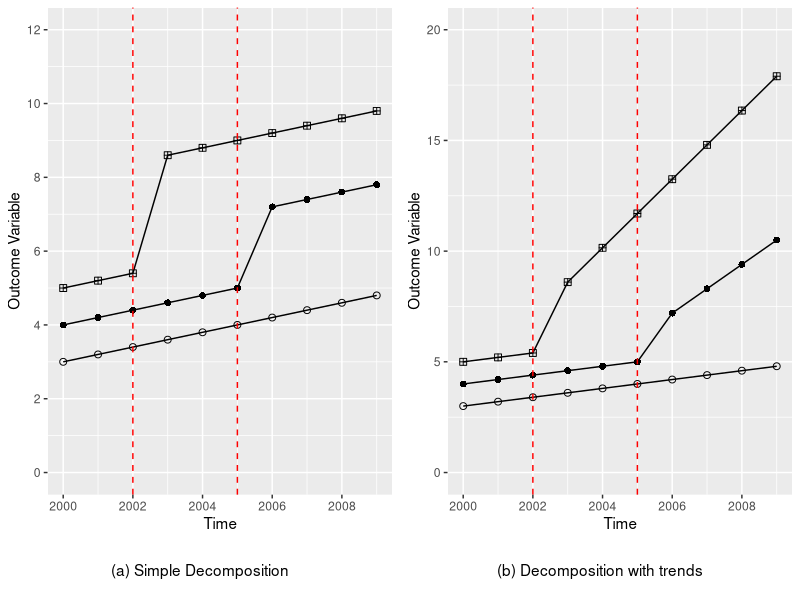
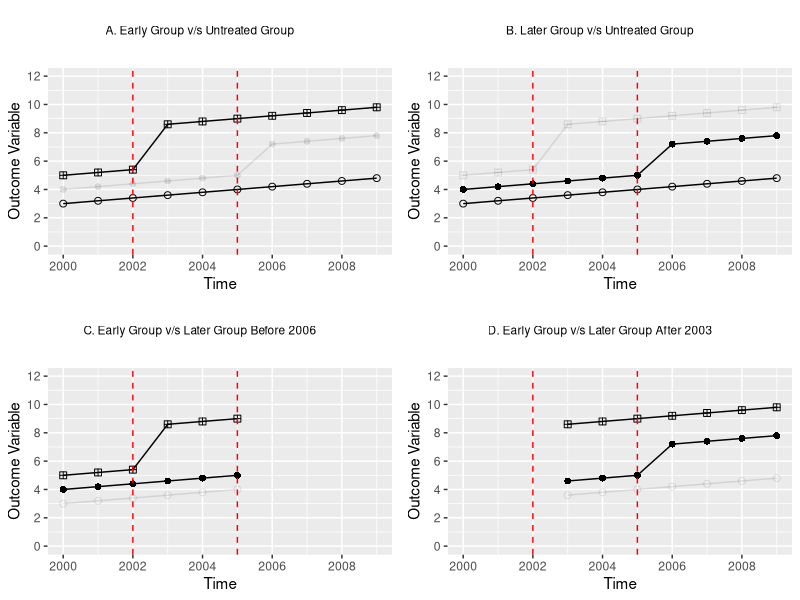
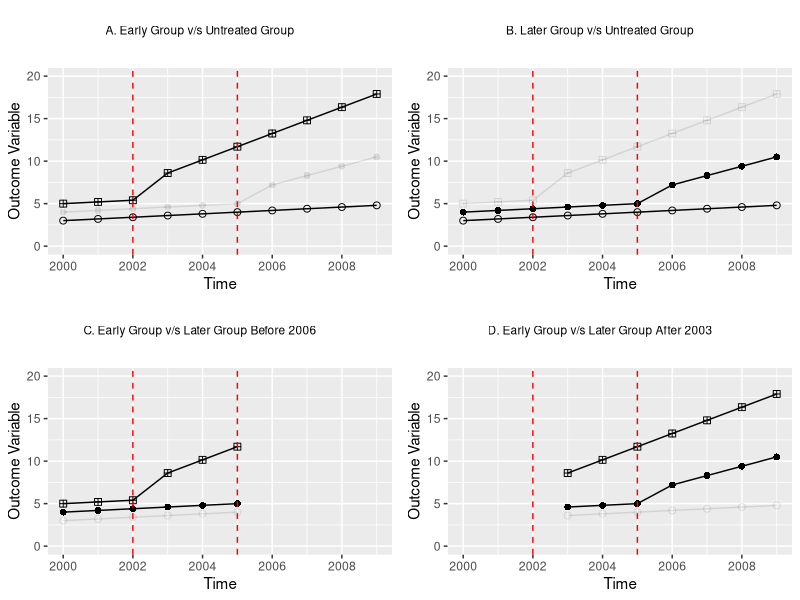

Reproduce these figures in R, in order.
## ---- chunk 1
knitr::opts_chunk$set(message = F, warning = F)
rm(list = ls())
## ---- chunk 2
Data <- data.frame(unit = ceiling(1:30/10), year = rep(2000:2009, 3))
head(Data)
## ---- chunk 3
Data$treat <- ifelse(Data$unit == 2, 2006, ifelse(Data$unit == 3, 2003, 0))
Data$time  <- ifelse(Data$treat == 0, 0, Data$year - Data$treat)
Data$post  <- ifelse(Data$time >= 0 & Data$treat != 0, 1, 0)
## ---- chunk 4
Data$y1 <- 2 + (Data$year - 2000) * 0.2 + 1 * Data$unit + 1 * Data$post * Data$unit + 
  0 * Data$post * Data$unit * (Data$time)
## ---- chunk 5
Data$y2 <- 2 + (Data$year - 2000) * 0.2 + 1 * Data$unit + 1 * Data$post * Data$unit +
  0.45 * Data$post * Data$unit * (Data$time)
## ---- chunk 6
#| code-fold: true
#| code-summary: "Show the plot code"
library(ggplot2)
library(ggpubr)
p1 <- ggplot(data = Data, aes(x = year, y = y1, color = as.factor(unit))) +
  geom_line(linetype = 1, size = 0.5) +
  geom_point(aes(shape = as.factor(unit)), size = 2) +
  scale_shape_manual(values = c(1, 16, 12)) +
  scale_color_manual(values = c("black", "black", "black")) +
  labs(x = "Time", y = "Outcome Variable") +
  scale_x_continuous(breaks = seq(from = 2000, to = 2009, by = 2)) +
  scale_y_continuous(breaks = seq(from = 0, to = 12, by = 2),
                     labels = seq(from = 0, to = 12, by = 2),
                     limits = c(0,12)) +
  geom_vline(xintercept = 2002, color = "red", linetype = 2) +
  geom_vline(xintercept = 2005, color = "red", linetype = 2) +
  theme(legend.position = "none")
t1 <- ggplot() + geom_text(aes(x = 0, y = 0, label = "(a) Simple Decomposition")) +
  theme_void()
p2 <- ggplot(data = Data, aes(x = year, y = y2, color = as.factor(unit))) +
  geom_line(linetype = 1, size = 0.5) +
  geom_point(aes(shape = as.factor(unit)), size = 2) +
  scale_shape_manual(values = c(1, 16, 12)) +
  scale_color_manual(values = c("black", "black", "black")) +
  labs(x = "Time", y = "Outcome Variable") +
  scale_x_continuous(breaks = seq(from = 2000, to = 2009, by = 2)) +
  scale_y_continuous(breaks = seq(from = 0, to = 20, by = 5),
                     labels = seq(from = 0, to = 20, by = 5),
                     limits = c(0,20)) +
  geom_vline(xintercept = 2002, color = "red", linetype = 2) +
  geom_vline(xintercept = 2005, color = "red", linetype = 2) +
  theme(legend.position = "none")
t2 <- ggplot() + geom_text(aes(x = 0, y = 0, label = "(b) Decomposition with trends")) +
  theme_void()
ggarrange(plotlist = list(p1, p2, t1, t2), ncol = 2, nrow = 2, heights = c(0.9, 0.1))
## ---- chunk 7
rm(p1, p2, t1, t2)
## ---- chunk 8
case1 <- lm(data = Data,
            formula = y1 ~ factor(unit) + factor(year) + post)
paste0("The parameter estimates by two-way fixed effects regression for the ",
       "case 1 is: ", case1$coefficients["post"])
case2 <- lm(data = Data,
            formula = y2 ~ factor(unit) + factor(year) + post)
paste0("The parameter estimates by two-way fixed effects regression for the ",
       "case 2 is: ", case2$coefficients["post"])
## ---- chunk 9
#| code-fold: true
#| code-summary: "Show the plot code"
library(dplyr)
p1 <- ggplot(data = Data, aes(x = year, y = y1, color = as.factor(unit))) +
  geom_line(linetype = 1, size = 0.5, aes(alpha = as.factor(unit))) +
  geom_point(aes(shape = as.factor(unit), alpha = as.factor(unit)), size = 2) +
  scale_alpha_manual(values = c(1,0.1,1)) +
  scale_shape_manual(values = c(1, 16, 12)) +
  scale_color_manual(values = c("black", "black", "black")) +
  labs(x = "Time", y = "Outcome Variable") +
  scale_x_continuous(breaks = seq(from = 2000, to = 2009, by = 2)) +
  scale_y_continuous(breaks = seq(from = 0, to = 12, by = 2),
                     labels = seq(from = 0, to = 12, by = 2),
                     limits = c(0,12)) +
  geom_vline(xintercept = 2002, color = "red", linetype = 2) +
  geom_vline(xintercept = 2005, color = "red", linetype = 2) +
  theme(legend.position = "none")
p2 <- ggplot(data = Data, aes(x = year, y = y1, color = as.factor(unit))) +
  geom_line(linetype = 1, size = 0.5, aes(alpha = as.factor(unit))) +
  geom_point(aes(shape = as.factor(unit), alpha = as.factor(unit)), size = 2) +
  scale_alpha_manual(values = c(1,1,0.1)) +
  scale_shape_manual(values = c(1, 16, 12)) +
  scale_color_manual(values = c("black", "black", "black")) +
  labs(x = "Time", y = "Outcome Variable") +
  scale_x_continuous(breaks = seq(from = 2000, to = 2009, by = 2)) +
  scale_y_continuous(breaks = seq(from = 0, to = 12, by = 2),
                     labels = seq(from = 0, to = 12, by = 2),
                     limits = c(0,12)) +
  geom_vline(xintercept = 2002, color = "red", linetype = 2) +
  geom_vline(xintercept = 2005, color = "red", linetype = 2) +
  theme(legend.position = "none")
p3 <- Data %>% filter(year < 2006) %>%
  ggplot(aes(x = year, y = y1, color = as.factor(unit))) +
  geom_line(linetype = 1, size = 0.5, aes(alpha = as.factor(unit))) +
  geom_point(aes(shape = as.factor(unit), alpha = as.factor(unit)), size = 2) +
  scale_alpha_manual(values = c(0.1,1,1)) +
  scale_shape_manual(values = c(1, 16, 12)) +
  scale_color_manual(values = c("black", "black", "black")) +
  labs(x = "Time", y = "Outcome Variable") +
  scale_x_continuous(breaks = seq(from = 2000, to = 2009, by = 2),
                     limits = c(2000,2009)) +
  scale_y_continuous(breaks = seq(from = 0, to = 12, by = 2),
                     labels = seq(from = 0, to = 12, by = 2),
                     limits = c(0,12)) +
  geom_vline(xintercept = 2002, color = "red", linetype = 2) +
  geom_vline(xintercept = 2005, color = "red", linetype = 2) +
  theme(legend.position = "none")
p4 <- Data %>% filter(year >= 2003) %>%
  ggplot(aes(x = year, y = y1, color = as.factor(unit))) +
  geom_line(linetype = 1, size = 0.5, aes(alpha = as.factor(unit))) +
  geom_point(aes(shape = as.factor(unit), alpha = as.factor(unit)), size = 2) +
  scale_alpha_manual(values = c(0.1,1,1)) +
  scale_shape_manual(values = c(1, 16, 12)) +
  scale_color_manual(values = c("black", "black", "black")) +
  labs(x = "Time", y = "Outcome Variable") +
  scale_x_continuous(breaks = seq(from = 2000, to = 2009, by = 2),
                     limits = c(2000,2009)) +
  scale_y_continuous(breaks = seq(from = 0, to = 12, by = 2),
                     labels = seq(from = 0, to = 12, by = 2),
                     limits = c(0,12)) +
  geom_vline(xintercept = 2002, color = "red", linetype = 2) +
  geom_vline(xintercept = 2005, color = "red", linetype = 2) +
  theme(legend.position = "none")
t1 <- ggplot() + 
  geom_text(aes(x = 0, y = 0, label = "A. Early Group v/s Untreated Group"), size = 3) +
  theme_void()
t2 <- ggplot() + 
  geom_text(aes(x = 0, y = 0, label = "B. Later Group v/s Untreated Group"), size = 3) +
  theme_void()
t3 <- ggplot() + 
  geom_text(aes(x = 0, y = 0, label = "C. Early Group v/s Later Group Before 2006"), 
            size = 3) +
  theme_void()
t4 <- ggplot() + 
  geom_text(aes(x = 0, y = 0, label = "D. Early Group v/s Later Group After 2003"), 
            size = 3) +
  theme_void()
ggarrange(plotlist = list(t1, t2, p1, p2, t3, t4, p3, p4), ncol = 2, nrow = 4, 
          heights = c(0.1, 0.4, 0.1, 0.4))
## ---- chunk 10
rm(p1, p2, p3, p4, t1, t2, t3, t4)
## ---- chunk 11
(mean(Data$y1[Data$unit == 3 & Data$post == 1]) -
   mean(Data$y1[Data$unit == 3 & Data$post == 0])) -
  (mean(Data$y1[Data$unit == 1 & Data$year >= 2003]) -
     mean(Data$y1[Data$unit == 1 & Data$year < 2003]))
## ---- chunk 12
summary(lm(y1 ~ factor(year >= 2003) + factor(unit) + factor(year >= 2003):factor(unit), 
           data = Data, subset = (unit != 2)))
## ---- chunk 13
summary(lm(y1 ~ post + factor(year) + factor(unit), data = Data, subset = (unit != 2)))
## ---- chunk 14
bku <- lm(y1 ~ post + factor(year) + factor(unit), data = Data,
          subset = (unit != 2))$coefficient["post"]
## ---- chunk 15
blu <- lm(y1 ~ post + factor(year) + factor(unit), data = Data, 
   subset = (unit != 3))$coefficient["post"]
blu
(mean(Data$y1[Data$unit == 2 & Data$post == 1]) -
   mean(Data$y1[Data$unit == 2 & Data$post == 0])) -
  (mean(Data$y1[Data$unit == 1 & Data$year >= 2006]) -
     mean(Data$y1[Data$unit == 1 & Data$year < 2006]))
summary(lm(y1 ~ factor(year >= 2006) + factor(unit) + factor(year >= 2006):factor(unit), 
           data = Data, subset = (unit != 3)))
## ---- chunk 16
bklk <- lm(y1 ~ post + factor(year) + factor(unit), data = Data,
   subset = (unit != 1 & year < 2006))$coefficient["post"]
bklk
(mean(Data$y1[Data$unit == 3 & (Data$year >= 2003 & Data$year < 2006)]) -
   mean(Data$y1[Data$unit == 3 & Data$year < 2003])) -
  (mean(Data$y1[Data$unit == 2 & (Data$year >= 2003 & Data$year < 2006)]) -
     mean(Data$y1[Data$unit == 2 & Data$year < 2003]))
summary(lm(y1 ~ factor(year >= 2003) + factor(unit) + factor(year >= 2003):factor(unit), 
           data = Data, subset = (unit != 1 & year < 2006)))
## ---- chunk 17
bkll <- lm(y1 ~ post + factor(year) + factor(unit), data = Data,
   subset = (unit != 1 & year > 2002))$coefficient["post"]
bkll
(mean(Data$y1[Data$unit == 2 & Data$year > 2005]) -
   mean(Data$y1[Data$unit == 2 & (Data$year >= 2003 & Data$year < 2006)])) -
  (mean(Data$y1[Data$unit == 3 & Data$year > 2005]) -
     mean(Data$y1[Data$unit == 3 & (Data$year >= 2003 & Data$year < 2006)]))
summary(lm(y1 ~ factor(year >= 2006) + factor(unit) + factor(year >= 2006):factor(unit==2), 
           data = Data, subset = (unit != 1 & year > 2002)))
## ---- chunk 18
nk = 1/3
nl = 1/3
nu = 1/3
## ---- chunk 19
Dk = mean(Data$post[Data$unit==3])
Dl = mean(Data$post[Data$unit==2])
## ---- chunk 20
VkU = 0.5*0.5*(Dk)*(1-Dk)
VlU = 0.5*0.5*(Dl)*(1-Dl) 
Vklk = 0.5*0.5*((Dk-Dl)/(1-Dl))*((1-Dk)/(1-Dl))
Vkll = 0.5*0.5*(Dl/Dk)*((Dk-Dl)/(Dk))
VD   = sum(lm(post ~ factor(unit) + factor(year), 
              data = Data)$residuals^2)/30
## ---- chunk 21
wkU = ((nk + nu)^2*VkU)/VD
wkU
wlU = ((nl + nu)^2*VlU)/VD
wlU
wklk = (((nk + nl)*(1-Dl))^2*Vklk)/VD
wklk
wkll = (((nk + nl)*Dk)^2*Vkll)/VD
wkll
## ---- chunk 22
tau = wkU * bku + wlU * blu + wklk * bklk + wkll * bkll
tau
## ---- chunk 23
#| code-fold: true
#| code-summary: "Show the plot code"
library(dplyr)
p1 <- ggplot(data = Data, aes(x = year, y = y2, color = as.factor(unit))) +
  geom_line(linetype = 1, size = 0.5, aes(alpha = as.factor(unit))) +
  geom_point(aes(shape = as.factor(unit), alpha = as.factor(unit)), size = 2) +
  scale_alpha_manual(values = c(1,0.1,1)) +
  scale_shape_manual(values = c(1, 16, 12)) +
  scale_color_manual(values = c("black", "black", "black")) +
  labs(x = "Time", y = "Outcome Variable") +
  scale_x_continuous(breaks = seq(from = 2000, to = 2009, by = 2)) +
  scale_y_continuous(breaks = seq(from = 0, to = 20, by = 5),
                     labels = seq(from = 0, to = 20, by = 5),
                     limits = c(0,20)) +
  geom_vline(xintercept = 2002, color = "red", linetype = 2) +
  geom_vline(xintercept = 2005, color = "red", linetype = 2) +
  theme(legend.position = "none")
p2 <- ggplot(data = Data, aes(x = year, y = y2, color = as.factor(unit))) +
  geom_line(linetype = 1, size = 0.5, aes(alpha = as.factor(unit))) +
  geom_point(aes(shape = as.factor(unit), alpha = as.factor(unit)), size = 2) +
  scale_alpha_manual(values = c(1,1,0.1)) +
  scale_shape_manual(values = c(1, 16, 12)) +
  scale_color_manual(values = c("black", "black", "black")) +
  labs(x = "Time", y = "Outcome Variable") +
  scale_x_continuous(breaks = seq(from = 2000, to = 2009, by = 2)) +
  scale_y_continuous(breaks = seq(from = 0, to = 20, by = 5),
                     labels = seq(from = 0, to = 20, by = 5),
                     limits = c(0,20)) +
  geom_vline(xintercept = 2002, color = "red", linetype = 2) +
  geom_vline(xintercept = 2005, color = "red", linetype = 2) +
  theme(legend.position = "none")
p3 <- Data %>% filter(year < 2006) %>%
  ggplot(aes(x = year, y = y2, color = as.factor(unit))) +
  geom_line(linetype = 1, size = 0.5, aes(alpha = as.factor(unit))) +
  geom_point(aes(shape = as.factor(unit), alpha = as.factor(unit)), size = 2) +
  scale_alpha_manual(values = c(0.1,1,1)) +
  scale_shape_manual(values = c(1, 16, 12)) +
  scale_color_manual(values = c("black", "black", "black")) +
  labs(x = "Time", y = "Outcome Variable") +
  scale_x_continuous(breaks = seq(from = 2000, to = 2009, by = 2),
                     limits = c(2000,2009)) +
  scale_y_continuous(breaks = seq(from = 0, to = 20, by = 5),
                     labels = seq(from = 0, to = 20, by = 5),
                     limits = c(0,20)) +
  geom_vline(xintercept = 2002, color = "red", linetype = 2) +
  geom_vline(xintercept = 2005, color = "red", linetype = 2) +
  theme(legend.position = "none")
p4 <- Data %>% filter(year >= 2003) %>%
  ggplot(aes(x = year, y = y2, color = as.factor(unit))) +
  geom_line(linetype = 1, size = 0.5, aes(alpha = as.factor(unit))) +
  geom_point(aes(shape = as.factor(unit), alpha = as.factor(unit)), size = 2) +
  scale_alpha_manual(values = c(0.1,1,1)) +
  scale_shape_manual(values = c(1, 16, 12)) +
  scale_color_manual(values = c("black", "black", "black")) +
  labs(x = "Time", y = "Outcome Variable") +
  scale_x_continuous(breaks = seq(from = 2000, to = 2009, by = 2),
                     limits = c(2000,2009)) +
  scale_y_continuous(breaks = seq(from = 0, to = 20, by = 5),
                     labels = seq(from = 0, to = 20, by = 5),
                     limits = c(0,20)) +
  geom_vline(xintercept = 2002, color = "red", linetype = 2) +
  geom_vline(xintercept = 2005, color = "red", linetype = 2) +
  theme(legend.position = "none")
t1 <- ggplot() + 
  geom_text(aes(x = 0, y = 0, label = "A. Early Group v/s Untreated Group"), size = 3) +
  theme_void()
t2 <- ggplot() + 
  geom_text(aes(x = 0, y = 0, label = "B. Later Group v/s Untreated Group"), size = 3) +
  theme_void()
t3 <- ggplot() + 
  geom_text(aes(x = 0, y = 0, label = "C. Early Group v/s Later Group Before 2006"), 
            size = 3) +
  theme_void()
t4 <- ggplot() + 
  geom_text(aes(x = 0, y = 0, label = "D. Early Group v/s Later Group After 2003"), 
            size = 3) +
  theme_void()
ggarrange(plotlist = list(t1, t2, p1, p2, t3, t4, p3, p4), ncol = 2, nrow = 4, 
          heights = c(0.1, 0.4, 0.1, 0.4))
## ---- chunk 24
rm(p1, p2, p3, p4, t1, t2, t3, t4)
## ---- chunk 25
# 2X2 DD Regressions
A <- lm(y2 ~ post + factor(year) + factor(unit), data = Data, subset=(unit!=2))
B <- lm(y2 ~ post + factor(year) + factor(unit), data = Data, subset=(unit!=3))
C <- lm(y2 ~ post + factor(year) + factor(unit), data = Data, subset=(unit!=1 & year<2006))
D <- lm(y2 ~ post + factor(year) + factor(unit), data = Data, subset=(unit!=1 & year>2002))
# 2x2 Betas
bkUk <- A$coefficient["post"]
bkUl <- B$coefficient["post"]
bklk <- C$coefficient["post"]
bkll <- D$coefficient["post"]
bkll
# Share of time treated
Dk = mean(Data$post[Data$unit==3])
Dl = mean(Data$post[Data$unit==2])
# How much treatment varies
VkUk = 0.5*0.5*(Dk)*(1-Dk)
VkUl = 0.5*0.5*(Dl)*(1-Dl) 
Vklk = 0.5*0.5*((Dk-Dl)/(1-Dl))*((1-Dk)/(1-Dl))
Vkll = 0.5*0.5*(Dl/Dk)*((Dk-Dl)/(Dk))
VD <- sum(lm(post ~ factor(unit) + factor(year), data = Data)$residuals^2/30)
# Share of sample
nk   = 1/3
nl   = 1/3
nu   = 1/3
# Weights
wkUk = ((nk + nu)^2*VkUk)/VD
wkUl = ((nl + nu)^2*VkUl)/VD
wklk = (((nk + nl)*(1-Dl))^2*Vklk)/VD
wkll = (((nk + nl)*Dk)^2*Vkll)/VD
# Tau
tau = bkUk*wkUk + bkUl*wkUl + bklk*wklk + bkll*wkll
tau
## ---- chunk 26
case1 <- lm(data = Data,
            formula = y1 ~ factor(unit) + factor(year) + post)
paste0("The parameter estimates by two-way fixed effects regression for the ",
       "case 1 is: ", case1$coefficients["post"])
case2 <- lm(data = Data,
            formula = y2 ~ factor(unit) + factor(year) + post)
paste0("The parameter estimates by two-way fixed effects regression for the ",
       "case 2 is: ", case2$coefficients["post"])
## ---- chunk 27
Data$y1_c <- 2 + (Data$year - 2000) * 0.2 + 1 * Data$unit + 0 * Data$post * Data$unit + 
  0 * Data$post * Data$unit * (Data$time)
## ---- chunk 28
Data$Delta_st[Data$post == 1] = Data$y1[Data$post == 1] - Data$y1_c[Data$post == 1]
## ---- chunk 29
auxreg <- lm(post ~ factor(unit) + factor(year), data = Data)
Data$eps_st = auxreg$residuals
Data$eps_st[Data$post != 1] = NA
Data$w_st = Data$eps_st / sum(Data$eps_st, na.rm = T)
print(paste0("Clément de Chaisemartin and Xavier D'Haultfoeuille's procudure ",
             "gives an estimates of: ", 
             sum(Data$Delta_st*Data$w_st, na.rm = T)))
## ---- chunk 30
Data$y2_c <- 2 + (Data$year - 2000) * 0.2 + 1 * Data$unit + 0 * Data$post * Data$unit + 
  0 * Data$post * Data$unit * (Data$time)
Data$Delta_st2[Data$post == 1] = Data$y2[Data$post == 1] - Data$y2_c[Data$post == 1]
print(paste0("Clément de Chaisemartin and Xavier D'Haultfoeuille's procudure ",
             "gives an estimates of: ", 
             sum(Data$Delta_st2*Data$w_st, na.rm = T)))
